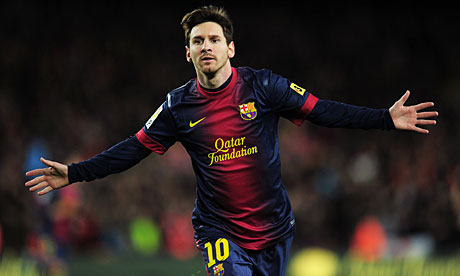
#> input picture tutorials/messi.jpg, 460 x 276 px
$ python lesson15.py
#> lines starting #> are read from the running program, lines starting #| are printed output that depends on the picture
import cv2
import numpy as np
from matplotlib import pyplot as plt

img = cv2.imread('messi.jpg')
#> img is the input picture: shape (276, 460, 3); mean B, G, R 32, 35.6, 44.7
rows,cols,ch = img.shape
#> rows = 276; cols = 460; ch = 3

pts1 = np.float32([[56,65],[368,52],[28,387],[389,390]])
pts2 = np.float32([[0,0],[300,0],[0,300],[300,300]])

M = cv2.getPerspectiveTransform(pts1,pts2)

dst = cv2.warpPerspective(img,M,(300,300))
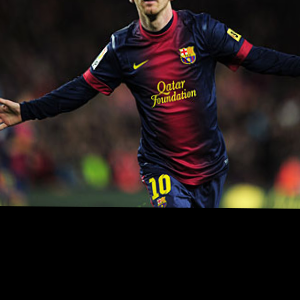
#> dst: shape (300, 300, 3); mean B, G, R 25.3, 27.2, 36.2

plt.subplot(121),plt.imshow(img),plt.title('Input')
plt.subplot(122),plt.imshow(dst),plt.title('Output')
plt.show()
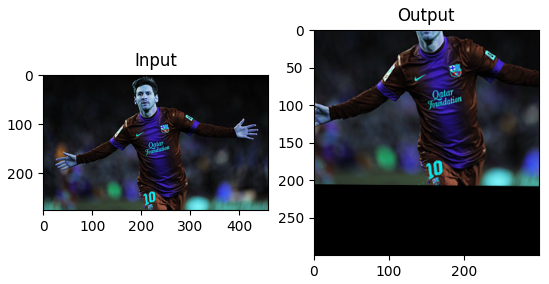
#> figure drawn by matplotlib, 2 panels; B, G, R data is drawn as R, G, B
